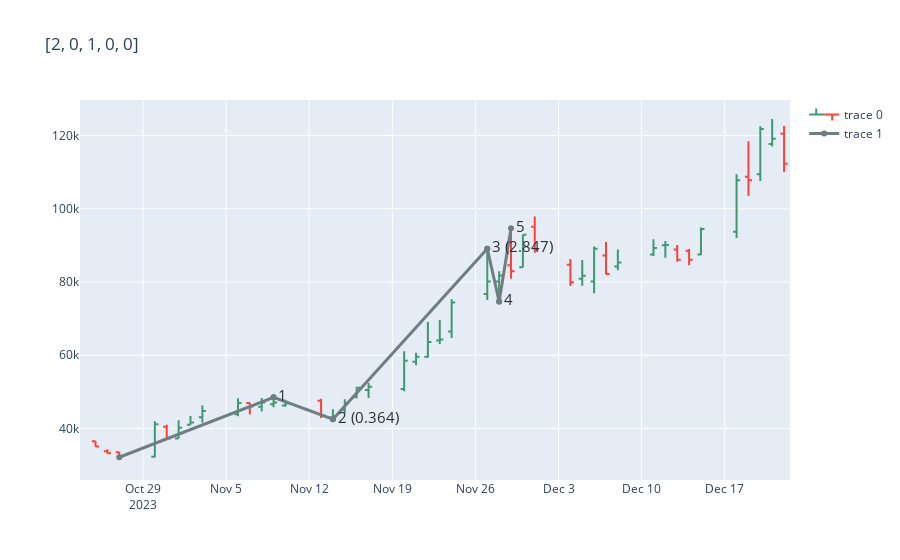
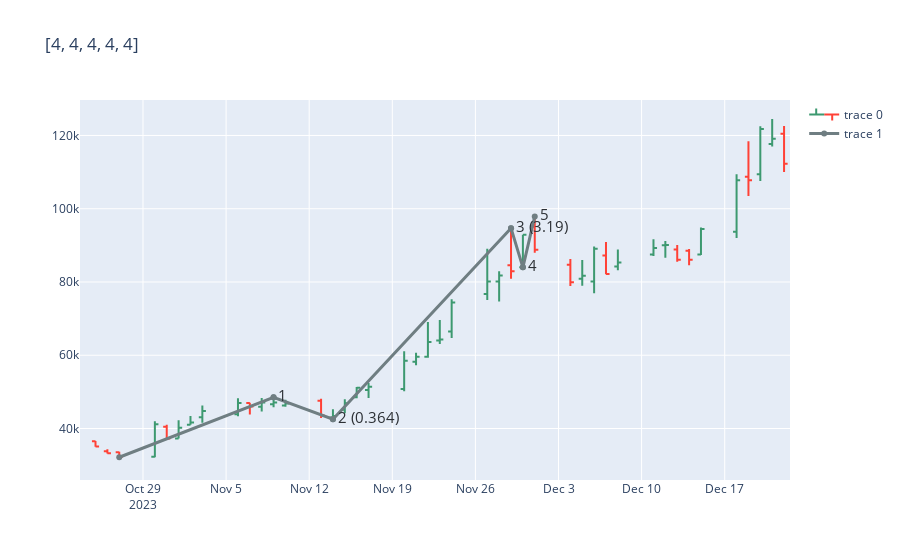

These figures' notebook cell, in order:
### Code cell
wave_configs = [
    [2, 0, 1, 0, 0],
    [2, 0, 2, 0, 0],
    [2, 0, 3, 0, 0],
]

for wave_config in wave_configs:
    waves_up = wa.find_impulsive_wave(
        idx_start=idx_start, wave_config=wave_config)

    if waves_up:
        wavepattern_up = WavePattern(waves_up, verbose=True)

        for rule in rules_to_check:
            if wavepattern_up.check_rule(rule):
                if wavepattern_up in wavepatterns_up:
                    print("SKIPPING")
                    plot_pattern(
                        df=df,
                        wave_pattern=wavepattern_up,
                        title=str(wave_config),
                    )
                    continue
                else:
                    wavepatterns_up.add(wavepattern_up)
                    print(f"{rule.name} found: {wave_config}")
                    plot_pattern(
                        df=df,
                        wave_pattern=wavepattern_up,
                        title=str(new_option_impulse),
                    )
            else:
                plot_pattern(
                    df=df,
                    wave_pattern=wavepattern_up,
                    title=str(new_option_impulse),
                )
